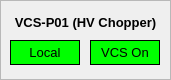
  <widget class="QFrame" name="frame_10" >
   <property name="geometry" >
    <rect>
     <x>0</x>
     <y>170</y>
     <width>171</width>
     <height>80</height>
    </rect>
   </property>
   <property name="frameShape" >
    <enum>QFrame::StyledPanel</enum>
   </property>
   <property name="frameShadow" >
    <enum>QFrame::Raised</enum>
   </property>
   <widget class="QLabel" name="lbVCSP01" >
    <property name="geometry" >
     <rect>
      <x>0</x>
      <y>7</y>
      <width>171</width>
      <height>30</height>
     </rect>
    </property>
    <property name="font" >
     <font>
      <pointsize>10</pointsize>
      <weight>75</weight>
      <bold>true</bold>
     </font>
    </property>
    <property name="frameShape" >
     <enum>QFrame::NoFrame</enum>
    </property>
    <property name="frameShadow" >
     <enum>QFrame::Raised</enum>
    </property>
    <property name="text" >
     <string>VCS-P01 (HV Chopper)</string>
    </property>
    <property name="alignment" >
     <set>Qt::AlignCenter</set>
    </property>
   </widget>
   <widget class="CALabel" name="calbVCSP01_2" >
    <property name="geometry" >
     <rect>
      <x>90</x>
      <y>40</y>
      <width>70</width>
      <height>25</height>
     </rect>
    </property>
    <property name="palette" >
     <palette>
      <active>
       <colorrole role="Window" >
        <brush brushstyle="SolidPattern" >
         <color alpha="255" >
          <red>0</red>
          <green>255</green>
          <blue>0</blue>
         </color>
        </brush>
       </colorrole>
      </active>
      <inactive>
       <colorrole role="Window" >
        <brush brushstyle="SolidPattern" >
         <color alpha="255" >
          <red>0</red>
          <green>255</green>
          <blue>0</blue>
         </color>
        </brush>
       </colorrole>
      </inactive>
      <disabled>
       <colorrole role="Window" >
        <brush brushstyle="SolidPattern" >
         <color alpha="255" >
          <red>239</red>
          <green>239</green>
          <blue>239</blue>
         </color>
        </brush>
       </colorrole>
      </disabled>
     </palette>
    </property>
    <property name="font" >
     <font>
      <pointsize>10</pointsize>
     </font>
    </property>
    <property name="autoFillBackground" >
     <bool>true</bool>
    </property>
    <property name="frameShape" >
     <enum>QFrame::Box</enum>
    </property>
    <property name="text" >
     <string>VCS On</string>
    </property>
    <property name="alignment" >
     <set>Qt::AlignCenter</set>
    </property>
    <property name="pvname" >
     <string>EC1_PCPS_STAT_VCS01ON</string>
    </property>
    <property name="cmode" stdset="0" >
     <enum>CALabel::Alarm</enum>
    </property>
    <property name="fillcol" stdset="0" >
     <color>
      <red>0</red>
      <green>255</green>
      <blue>0</blue>
     </color>
    </property>
    <property name="ttdmode" stdset="0" >
     <enum>CALabel::Show</enum>
    </property>
    <property name="truelabel" >
     <string>VCS On</string>
    </property>
    <property name="falselabel" >
     <string>VCS Off</string>
    </property>
    <property name="dbrequest" stdset="0" >
     <enum>CALabel::DBRGDBL</enum>
    </property>
   </widget>
   <widget class="CALabel" name="calbVCSP01_1" >
    <property name="geometry" >
     <rect>
      <x>10</x>
      <y>40</y>
      <width>70</width>
      <height>25</height>
     </rect>
    </property>
    <property name="palette" >
     <palette>
      <active>
       <colorrole role="Window" >
        <brush brushstyle="SolidPattern" >
         <color alpha="255" >
          <red>0</red>
          <green>255</green>
          <blue>0</blue>
         </color>
        </brush>
       </colorrole>
      </active>
      <inactive>
       <colorrole role="Window" >
        <brush brushstyle="SolidPattern" >
         <color alpha="255" >
          <red>0</red>
          <green>255</green>
          <blue>0</blue>
         </color>
        </brush>
       </colorrole>
      </inactive>
      <disabled>
       <colorrole role="Window" >
        <brush brushstyle="SolidPattern" >
         <color alpha="255" >
          <red>239</red>
          <green>239</green>
          <blue>239</blue>
         </color>
        </brush>
       </colorrole>
      </disabled>
     </palette>
    </property>
    <property name="font" >
     <font>
      <pointsize>10</pointsize>
     </font>
    </property>
    <property name="autoFillBackground" >
     <bool>true</bool>
    </property>
    <property name="frameShape" >
     <enum>QFrame::Box</enum>
    </property>
    <property name="text" >
     <string>Local</string>
    </property>
    <property name="alignment" >
     <set>Qt::AlignCenter</set>
    </property>
    <property name="pvname" >
     <string>EC1_PCPS_STAT_VCS01REM</string>
    </property>
    <property name="cmode" stdset="0" >
     <enum>CALabel::Alarm</enum>
    </property>
    <property name="fillcol" stdset="0" >
     <color>
      <red>0</red>
      <green>255</green>
      <blue>0</blue>
     </color>
    </property>
    <property name="ttdmode" stdset="0" >
     <enum>CALabel::Show</enum>
    </property>
    <property name="truelabel" >
     <string>Remote</string>
    </property>
    <property name="falselabel" >
     <string>Local</string>
    </property>
    <property name="dbrequest" stdset="0" >
     <enum>CALabel::DBRGDBL</enum>
    </property>
   </widget>
  </widget>
